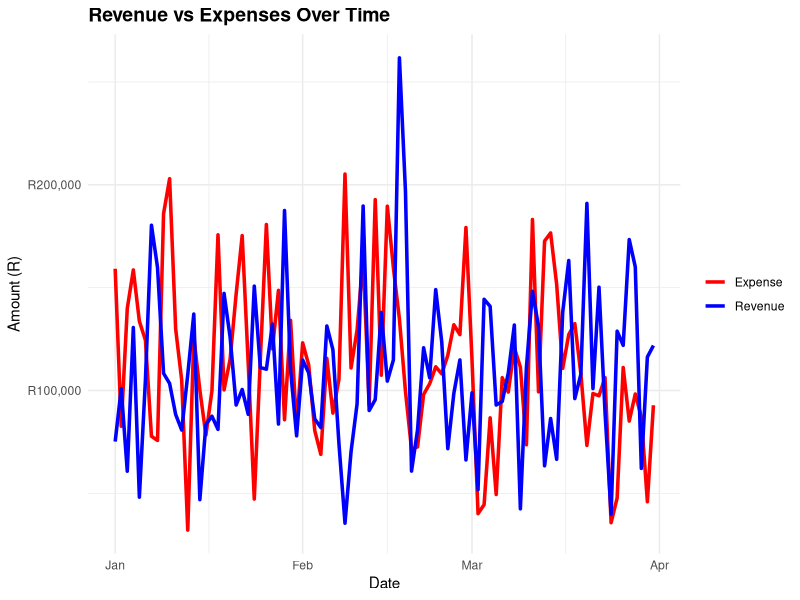
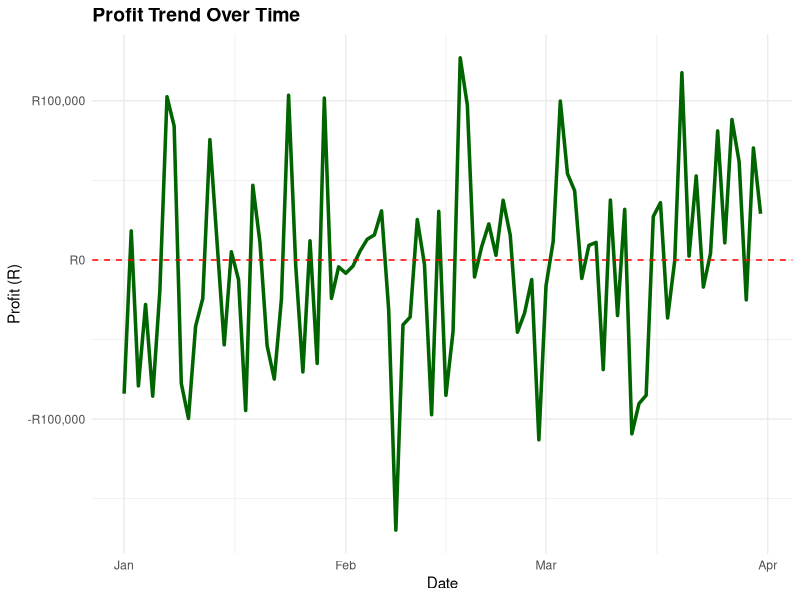
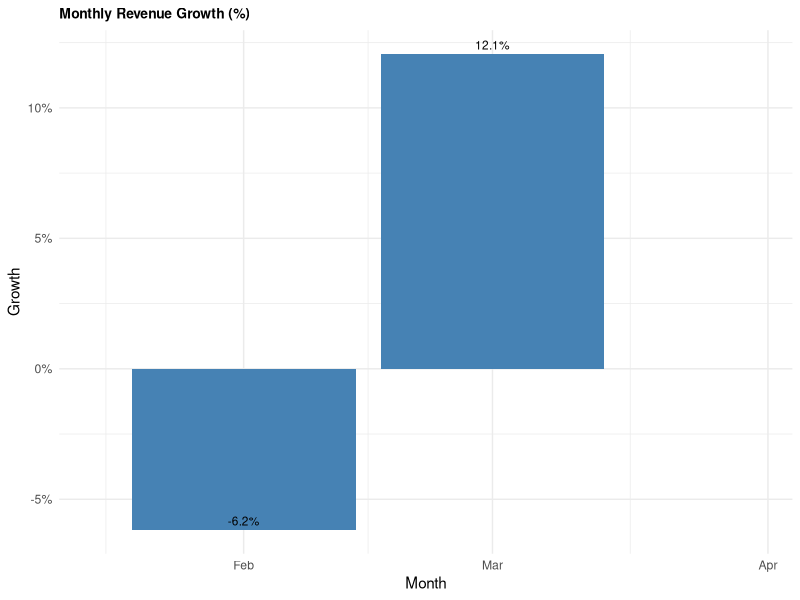
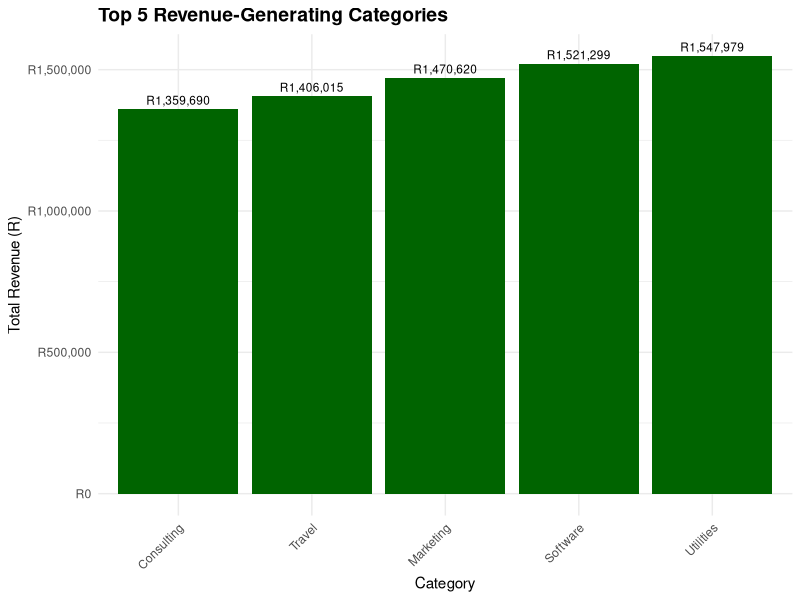
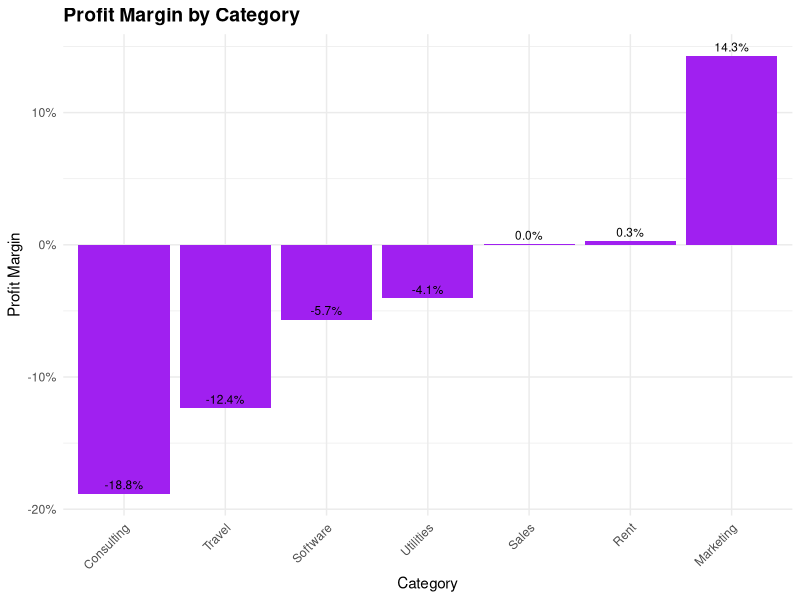
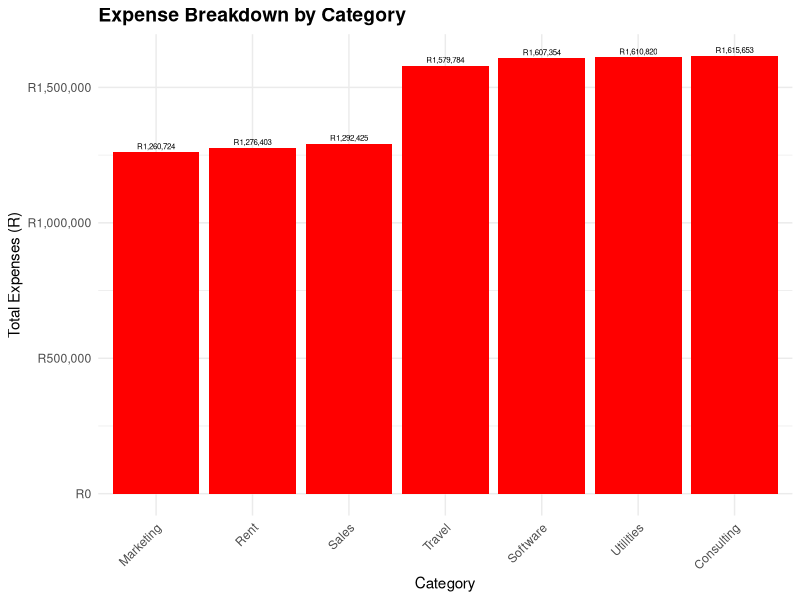

Write the R code that produced these figures, in order.
###################################
#Orey Analytics
#Visualization & Storytelling: Cashflow Analysis
###################################
setwd("E:/Business/Orey Analytics/Operations/Data Cleaning Mastery/Clean Data")

#Loading libraries
library(tidyverse)
library(lubridate)
library(scales)

#Import clean data
cashflow <- read_csv("Clean SME Cashflow Ledger (Corrected).csv")

#Creating revenue and expense columns
cashflow <- cashflow %>%
  mutate(
    Revenue = ifelse(Type == "Income", Amount, 0),
    Expense = ifelse(Type == "Expense", abs(Amount), 0)
  )

#Aggregate by date
cashflow_daily <- cashflow %>%
  group_by(Date) %>%
  summarise(
    Revenue = sum(Revenue, na.rm = TRUE),
    Expense = sum(Expense, na.rm = TRUE)
  ) %>%
  mutate(Profit = Revenue - Expense)

#Revenue vs Expenses over time
cashflow_daily %>%
  pivot_longer(cols = c(Revenue, Expense),
               names_to = "Type",
               values_to = "Amount") %>%
  ggplot(aes(x = Date, y = Amount, color = Type)) +
  geom_line(linewidth = 1.2) +
  labs(
    title = "Revenue vs Expenses Over Time",
    x = "Date",
    y = "Amount (R)"
  ) +
  scale_y_continuous(labels = scales::label_comma(prefix = "R")) +
  scale_color_manual(values = c("Revenue" = "blue", "Expense" = "red")) +
  theme_minimal() +
  theme(
    plot.title = element_text(face = "bold", size = 14),
    legend.title = element_blank()
  )

#Profit trend overtime
ggplot(cashflow_daily, aes(x = Date, y = Profit)) +
  geom_line(color = "darkgreen", linewidth = 1.2) +
  geom_hline(yintercept = 0, linetype = "dashed", color = "red") +
  labs(
    title = "Profit Trend Over Time",
    x = "Date",
    y = "Profit (R)"
  ) +
  scale_y_continuous(labels = scales::label_comma(prefix = "R")) +
  theme_minimal() +
  theme(plot.title = element_text(face = "bold", size = 14))

#Monthly growth %
monthly <- cashflow_daily %>% 
  mutate(Month = floor_date(Date, "month")) %>% 
  group_by(Month) %>% 
  summarise(Revenue = sum(Revenue)) %>% 
  arrange(Month) %>% 
  mutate(Growth = (Revenue - lag(Revenue)) / lag(Revenue))

ggplot(monthly %>% filter(!is.na(Growth)), aes(x = Month, y = Growth)) +
  geom_col(fill = "steelblue") +
  geom_text(aes(label = scales::percent(Growth, accuracy = 0.1)),
            vjust = -0.5, size = 3) +
  scale_y_continuous(labels = scales::percent) +
  scale_x_date(
    limits = c(as.Date("2026-01-15"), as.Date("2026-03-31")),
    date_breaks = "1 month",
    date_labels = "%b"
  ) +
  labs(
    title = "Monthly Revenue Growth (%)",
    x = "Month",
    y = "Growth"
  ) +
  theme_minimal() +
  theme(plot.title = element_text(face = "bold", size = 10))

#Top 5 Categories
top_products <- cashflow %>% 
  group_by(Category) %>% 
  summarise(Total_Revenue = sum(Revenue, na.rm = TRUE)) %>% 
  arrange(desc(Total_Revenue)) %>% 
  slice_head(n = 5)

ggplot(top_products, aes(x = reorder(Category, Total_Revenue), y = Total_Revenue)) +
  geom_col(fill = "darkgreen") +
  geom_text(aes(label = scales::label_comma(prefix = "R")(Total_Revenue)),
            vjust = -0.5, hjust = 0.5, size = 3) +
  labs(
    title = "Top 5 Revenue-Generating Categories",
    x = "Category",
    y = "Total Revenue (R)"
  ) +
  scale_y_continuous(labels = scales::label_comma(prefix = "R")) +
  theme_minimal() +
  theme(
    axis.text.x = element_text(angle = 45, hjust = 1),
    plot.title = element_text(face = "bold", size = 14)
  )

#Profit margin by Category
profit_margin <- cashflow %>% 
  group_by(Category) %>% 
  summarise( 
    Revenue = sum(Revenue, na.rm = TRUE), 
    Expense = sum(Expense, na.rm = TRUE) 
    ) %>% 
  mutate( 
    Profit = Revenue - Expense, 
    Profit_Margin = Profit / Revenue 
    )

ggplot(profit_margin, aes(x = reorder(Category, Profit_Margin), y = Profit_Margin)) +
  geom_col(fill = "purple") +
  geom_text(aes(label = scales::percent(Profit_Margin, accuracy = 0.1)),
            vjust = -0.5, hjust = 0.5, size = 3) +
  labs(
    title = "Profit Margin by Category",
    x = "Category",
    y = "Profit Margin"
  ) +
  scale_y_continuous(labels = scales::percent) +
  theme_minimal() +
  theme(
    axis.text.x = element_text(angle = 45, hjust = 1),
    plot.title = element_text(face = "bold", size = 14)
  )

#Expense breakdown
cashflow %>%
  filter(Type == "Expense") %>%
  group_by(Category) %>%
  summarise(Total = sum(Expense)) %>%
  ggplot(aes(x = reorder(Category, Total), y = Total)) +
  geom_col(fill = "red") +
  geom_text(aes(label = scales::label_comma(prefix = "R")(Total)),
            vjust = -0.5, hjust = 0.5, size = 2) +
  labs(
    title = "Expense Breakdown by Category",
    x = "Category",
    y = "Total Expenses (R)"
  ) +
  scale_y_continuous(labels = scales::label_comma(prefix = "R")) +
  theme_minimal() +
  theme(
    axis.text.x = element_text(angle = 45, hjust = 1),
    plot.title = element_text(face = "bold", size = 14)
  )

#Insight summary
summary_text <- "
Cashflow Analysis Visualizations - Insight Summary

Revenue vs Expenses Over Yime
1. What is happening
Revenue and expenses remain close throughout the period, with expenses exceeding revenue in January and February, 
resulting in losses. In March, revenue surpasses expenses, indicating a shift toward profitability.

2. Why this matters
This shows that the business was operating on a loss initially but has started to recover. The narrowing gap between 
between revenue and expenses suggests improving financial efficiency or increased income generation.

3. Decision
Focus on sustaining the March performance by reinforcing revenue drivers and maintaining control over expenses to 
to ensure continued profitability.


Profit Trend Over Time
1. What is happening
The business recorded consistent losses in January (-R448120) and February (-R302172), followed by a significant profit 
in March (+R385557), indicating a strong upward trend.

2. Why it matters
This trend signals a potential turning point in the business. The reduction in losses followed by profitability 
suggests that recent changes (cost control or increased sales) are working.

3. Decision
Identify and replicate the factors that drove March profitability (Marketing, reduced expenses) to maintain and scale 
positive performance.


Monthly Growth (%)
1. What is happening
Revenue growth is undefined for January (baseline), followed by a 6.2% decline in February and a strong increase of 12.1% 
in March, indicating accelerating revenue performance.

2. Why it matters
The February decline signals a short-term contraction in revenue, which may point to demand fluctuations, operational 
inefficiencies, or external factors affecting sales. However, the strong rebound in March suggests the business was able 
to recover quickly, indicating resilience and the presence of effective revenue drivers.

3. Decision
Investigate the cause of the February decline to prevent recurrence, while identifying and reinforcing the factors that 
drove March growth (high-performing categories or improved sales activity) to sustain and scale revenue momentum.


Top 5 Revenue Generating Categories and Profit Margins by Categories
1. What is happening
Revenue is diversified across several categories but despite them generating high revenues some are still unprofitable 
with Marketing being the only meaningfully profitable one.

2. Why it matters
This indicates that revenue alone is not translating into profitability, not all revenue is valuable. High-revenue but 
low-margin (or loss-making) categories may be consuming significant resources, ultimately contributing to the overall 
net loss. Relying on such categories can create the illusion of growth while weakening financial health.

3. Decision
Priotitize and scale the Marketing category due to its strong profitability, while conducting a cost and pricing review 
of the other categories. 
Actions should include: 
- Reducing costs in underperforming categories
- Adjusting pricing strategies
- Potentially discontinuing consistently unprofitable segments


Expenses Breakdown by Category
1. Expenses are spread across multiple categories, with most categories exhibiting disproportionately high costs relative 
to the revenue they generate, indicating inefficient cost allocation and potential overspending in underperforming areas.

2. Why it matters
This imbalance directly impacts profitability, as excessive spending in low-return categories erodes margins and contributes 
to overall financial losses. If left unaddressed, it can strain cash flow, limit reinvestment into high-performing areas, 
and reduce the business’s ability to scale sustainably.

3. Decision
Investigate and optimize high-expense categories by:
- Reducing unnecessary spending
- Improving operational efficiency
- Renegotiating service costs


Final Summary Insight
The business experienced early stage losses but shows clear signs of recovery, with March making a shift to profitability.
Revenue growth and improving profit trends suggest positive momentum, but cost management and category-level profitability 
remain critical to sustaining long-term financial health.
"

writeLines(summary_text, "Cashflow Analysis Insight Summary.txt")  
